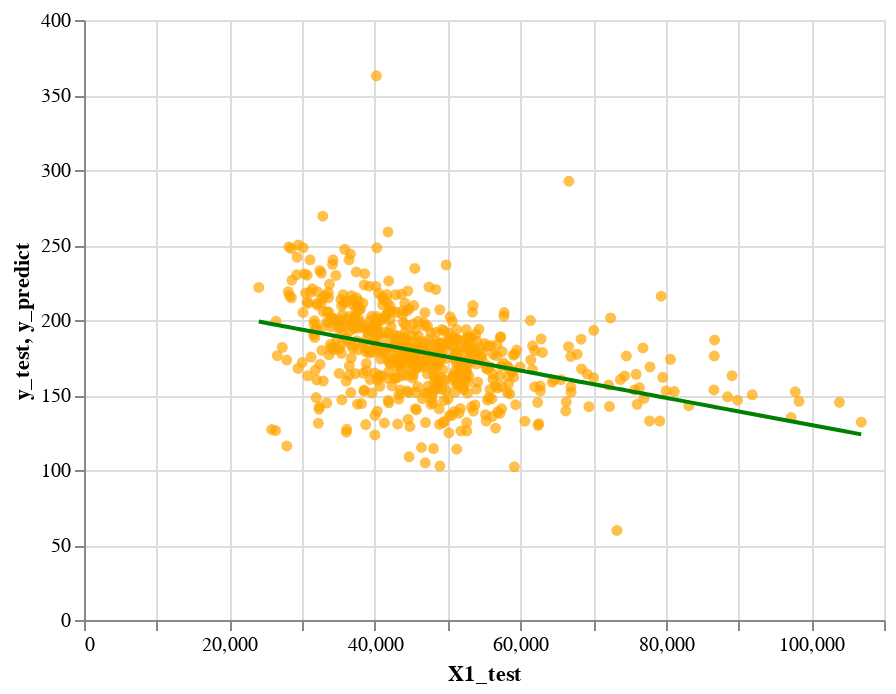

This figure's notebook cell:
### Markdown cell above
**[4.10]** Display the combine scatter plot and line chart to compare predictions against actuals for testing set

### Code cell
scatter_chart_testing = alt.Chart(pd.DataFrame({'X1_test': X1_test, 'y_test': y_test})).mark_circle(color='orange').encode(
    x='X1_test',
    y='y_test'
  )
line_chart_testing = alt.Chart(pd.DataFrame({'X1_test': X1_test, 'y_predict': y_test_preds_1})).mark_line(color='green').encode(
    x='X1_test',
    y='y_predict'
  )
scatter_chart_testing + line_chart_testing

### Figure 1 — Vega-Lite specification as saved in the notebook (floating-point values rounded to 4 significant figures; data arrays with more than 128 entries replaced by an {"elided": "..."} marker saying what was removed)
{"config": {"view": {"continuousWidth": 400, "continuousHeight": 300}}, "layer": [{"data": {"name": "data-4b8f1af2639bc99615f57305ca8e6440"}, "mark": {"type": "circle", "color": "orange"}, "encoding": {"x": {"field": "X1_test", "type": "quantitative"}, "y": {"field": "y_test", "type": "quantitative"}}}, {"data": {"name": "data-c28f2aeefecb1772d4da0d8aad256f2e"}, "mark": {"type": "line", "color": "green"}, "encoding": {"x": {"field": "X1_test", "type": "quantitative"}, "y": {"field": "y_predict", "type": "quantitative"}}}], "$schema": "https://vega.github.io/schema/vega-lite/v4.17.0.json", "datasets": {"data-4b8f1af2639bc99615f57305ca8e6440": {"elided": "609 records"}, "data-c28f2aeefecb1772d4da0d8aad256f2e": {"elided": "609 records"}}}
